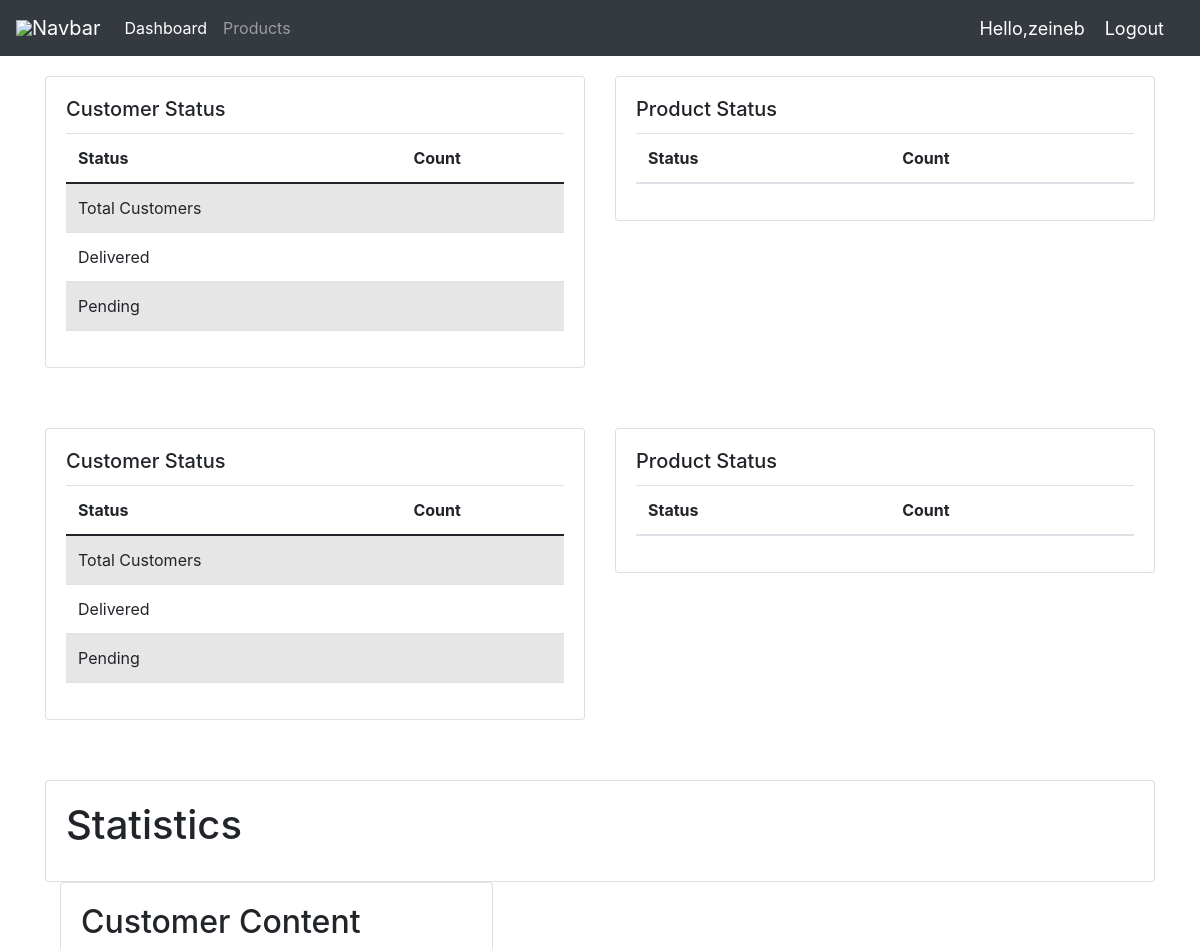
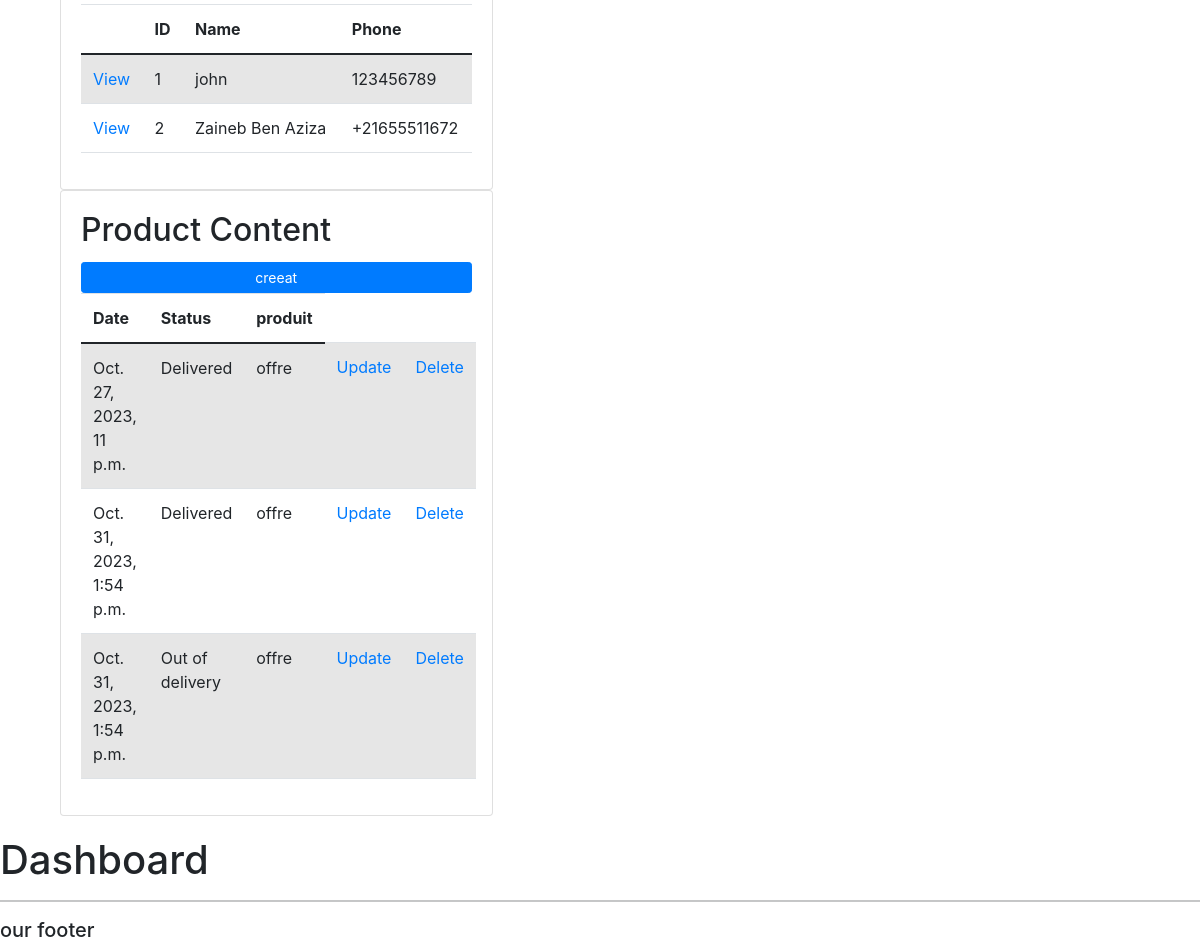
The app's page / (signed in) with its own data (2 pictures, top to bottom).
### offres/models.py (models this page shows, shortened)
class Customer(models.Model):
    name = models.CharField(max_length=200, null=True)
    phone = models.CharField(max_length=200, null=True)
    email= models.CharField(max_length=200, null=True)
    date_created= models.DateTimeField(auto_now_add=True, null=True)

class Order(models.Model):
    STATUS = (
        ('Pending', 'Pending'),
        ('Out of delivery', 'Out of delivery'),
        ('Delivered', 'Delivered'),
    )
    customer = models.ForeignKey(Customer, null=True, on_delete=models.SET_NULL)
    product = models.ForeignKey(Product, null=True, on_delete=models.SET_NULL)
    date_created = models.DateTimeField(auto_now_add=True, null=True)
    status = models.CharField(max_length=200, null=True, choices=STATUS)

class Product(models.Model):
    CATEGORY = (
        ('Indoor', 'Indoor'),
        ('Outdoor', 'Outdoor'),  # Corrected 'out door' to 'Outdoor'
    )
    name = models.CharField(max_length=200, null=True)
    price = models.FloatField(null=True)
    category = models.CharField(max_length=200, null=True, choices=CATEGORY)
    description = models.CharField(max_length=200, null=True, blank=True)
    date_created = models.DateTimeField(auto_now_add=True, null=True)
    tags = models.ManyToManyField(Tag)

### offres/decorators.py (the view)
    def wrapper_func(request, *args, **kwargs):
        group = None
        if request.user.groups.exists():
            group = request.user.groups.all()[0].name
        if group == 'clients':
            return redirect('user-page')
        if group == 'Admins':
            return view_func(request, *args, **kwargs)
        return HttpResponse('You are not authorized to view this page')

### offres/views.py (called while the page is built)
@login_required(login_url='login')
@admin_only
def home(request):
    orders=Order.objects.all()
    customers = Customer.objects.all()
    total_customers=customers.count()
    total_orders=orders.count()
    delivered = orders.filter(status='Delivered').count()
    pending =orders.filter(status="Pending").count()
    print("Total Customers:", total_customers)
    print("Total Orders:", total_orders)
    print("Delivered Orders:", delivered)
    print("Pending Orders:", pending)
    context = {'orders' :orders, 'customers':customers,' total_orders': total_orders,' delivered': delivered,' pending': pending}
    return render(request,'offres/dashboard.html',context)

### offres/templates/offres/dashboard.html (shortened to what this page needs)
{% extends 'offres/main.html' %}
{% block content %}
{% include 'offres/status.html' %}
{% include 'offres/status.html' with total_customers=total_customers delivered=delivered pending=pending %}
<!DOCTYPE html>
<html lang="en">
<head>
    <link href="https://maxcdn.bootstrapcdn.com/bootstrap/4.5.2/css/bootstrap.min.css" rel="stylesheet">
</head>
<body>
<div class="container">
    <div class="row">
        <div class="col-md-12">
            <div class="card">
                <div class="card-body">
                    <h1 class="card-title">Statistics</h1>
                </div>
            </div>
        </div>
    </div>
<div class="col-md-5">
    <div class="card">
        <div class="card-body">
            <h2 class="card-title">Customer Content</h2>
            <table class="table table-striped">
                <thead>
                    <tr>
                        <th></th>
                        <th>ID</th>
                        <th>Name</th>
                        <th>Phone</th>
                    </tr>
                </thead>
                <tbody>
                    {% for customer in customers %}
                        <tr>
                            <td><a href="{% url 'customer' customer.id %}">View</a></td>
                            <td>{{ customer.id }}</td>
                            <td>{{ customer.name }}</td>
                            <td>{{ customer.phone }}</td>
                        </tr>
                    {% endfor %}
                </tbody>
            </table>
        </div>
    </div>
</div>
        <div class="col-md-5">
            <div class="card">
                <div class="card-body">
                    <h2 class="card-title">Product Content</h2>
                    <a class="btn btn-primary btn-sm btn-block" href="{% url 'create_order' %}">creeat</a>
                    <table class="table table-striped">
                        <thead>
                                <tr>
                                    <th>Date</th>
                                    <th>Status</th>
                                    <th>produit</th>
                                </tr>
                            </thead>
                            <tbody>
                                {% for Order in orders %}
                                <tr>
                                    <td>{{ Order.date_created}}</td>
                                    <td>{{ Order.status }}</td>
                                    <td>{{ Order.product.name }}</td>
                                    <td><a href="{% url 'update_order' Order.id %}">Update</a></td>
                                    <td><a href="{% url 'delete_order' Order.id %}">Delete</a></td>
                                </tr>
                            {% endfor %}
                            </tbody>
                    </table>
                </div>
            </div>
        </div>
    </div>
</body>
</html>
<h1>Dashboard</h1>
{% endblock %}

### offres/templates/offres/main.html (shortened to what this page needs)
{% load static %}
<!DOCTYPE html>
<html>
<head>
    <link rel="stylesheet" type="text/css" href="{% static 'static/css/main.css' %}">
    <link href="https://cdn.jsdelivr.net/npm/bootstrap@5.0.2/dist/css/bootstrap.min.css" rel="stylesheet">
</head>
<body>
    {% include 'offres/navbar.html' %}
    {% block content %}
    {% endblock %}
    <hr>
    <h5>our footer</h5>
</body>
</html>

### offres/templates/offres/navbar.html (shortened to what this page needs)
{% load static %}
<nav class="navbar navbar-expand-lg navbar-dark bg-dark">
    <img src="{% static '' %}">
    <a class="navbar-brand" href="#">Navbar</a>
    <div class="collapse navbar-collapse" id="navbarNav">
      <ul class="navbar-nav">
        {% if request.user.is_staff %}
        <li class="nav-item active">
          <a class="nav-link" href="{% url 'home' %}">Dashboard</a>
        </li>
        <li class="nav-item">
          <a class="nav-link" href="{% url 'products' %}">Products</a>
        </li>
        {% endif %}
      </ul>
    </div>
    <span class="hello-msg">Hello,{{request.user}}</span>
    <span><a href="{% url 'logout' %}"  class="hello-msg">Logout</a></span>
  </nav>

### offres/templates/offres/status.html (shortened to what this page needs)
<!DOCTYPE html>
<html lang="en">
<head>
    <link href="https://maxcdn.bootstrapcdn.com/bootstrap/4.5.2/css/bootstrap.min.css" rel="stylesheet">
</head>
<body>
<div class="container">
    <div class="row">
        <div class="col-md-6">
            <div class="card status-card">
                <div class="card-body">
                    <h5 class="card-title">Customer Status</h5>
                    <table class="table table-striped">
                        <thead>
                            <tr>
                                <th>Status</th>
                                <th>Count</th>
                            </tr>
                        </thead>
                        <tbody>
                            <tr>
                                <td>Total Customers</td>
                                <td>{{ total_customers }}</td>
                            </tr>
                            <tr>
                                <td>Delivered</td>
                                <td>{{ delivered }}</td>
                            </tr>
                            <tr>
                                <td>Pending</td>
                                <td>{{ pending }}</td>
                            </tr>
                        </tbody>
                    </table>
                </div>
            </div>
        </div>
        <div class="col-md-6">
            <div class="card status-card">
                <div class="card-body">
                    <h5 class="card-title">Product Status</h5>
                    <table class="table table-striped">
                        <thead>
                            <tr>
                                <th>Status</th>
                                <th>Count</th>
                            </tr>
                        </thead>
                    </table>
                </div>
            </div>
        </div>
    </div>
</div>
</body>
</html>

### static/css/main.css (style rules this page uses)
body, h1, h2, h3, p { margin: 0; padding: 0; }
body { background-color: #3498db; font-family: Arial, sans-serif; line-height: 1.6; }
.container { max-width: 1200px; margin: 0 auto; padding: 20px; }
h1 { font-size: 36px; margin-bottom: 20px; }
h2 { font-size: 24px; margin-bottom: 15px; }
.btn { display: inline-block; padding: 10px 20px; background-color: #007BFF; color: #fff; border: none; cursor: pointer; }
.btn-primary { background-color: #007BFF; }
a { text-decoration: none; color: #007BFF; }

### offres/templates/offres/navbar.html (style rules this page uses)
.hello-msg { font-size: 18px; color : #fff ; margin-right: 20px; }

### offres/templates/offres/status.html (style rules this page uses)
.status-card { margin-bottom: 20px; }

### records on screen
Customer: id "1", name "john", phone "123456789"
Customer: id "2", name "Zaineb Ben Aziza", phone "+21655511672"
Order: date_created "Oct. 27, 2023, 11 p.m.", status "Delivered", product.name "offre"
Order: date_created "Oct. 31, 2023, 1:54 p.m.", status "Delivered", product.name "offre"
Order: date_created "Oct. 31, 2023, 1:54 p.m.", status "Out of delivery", product.name "offre"

### other values on screen
{{ request.user }} "zeineb"
